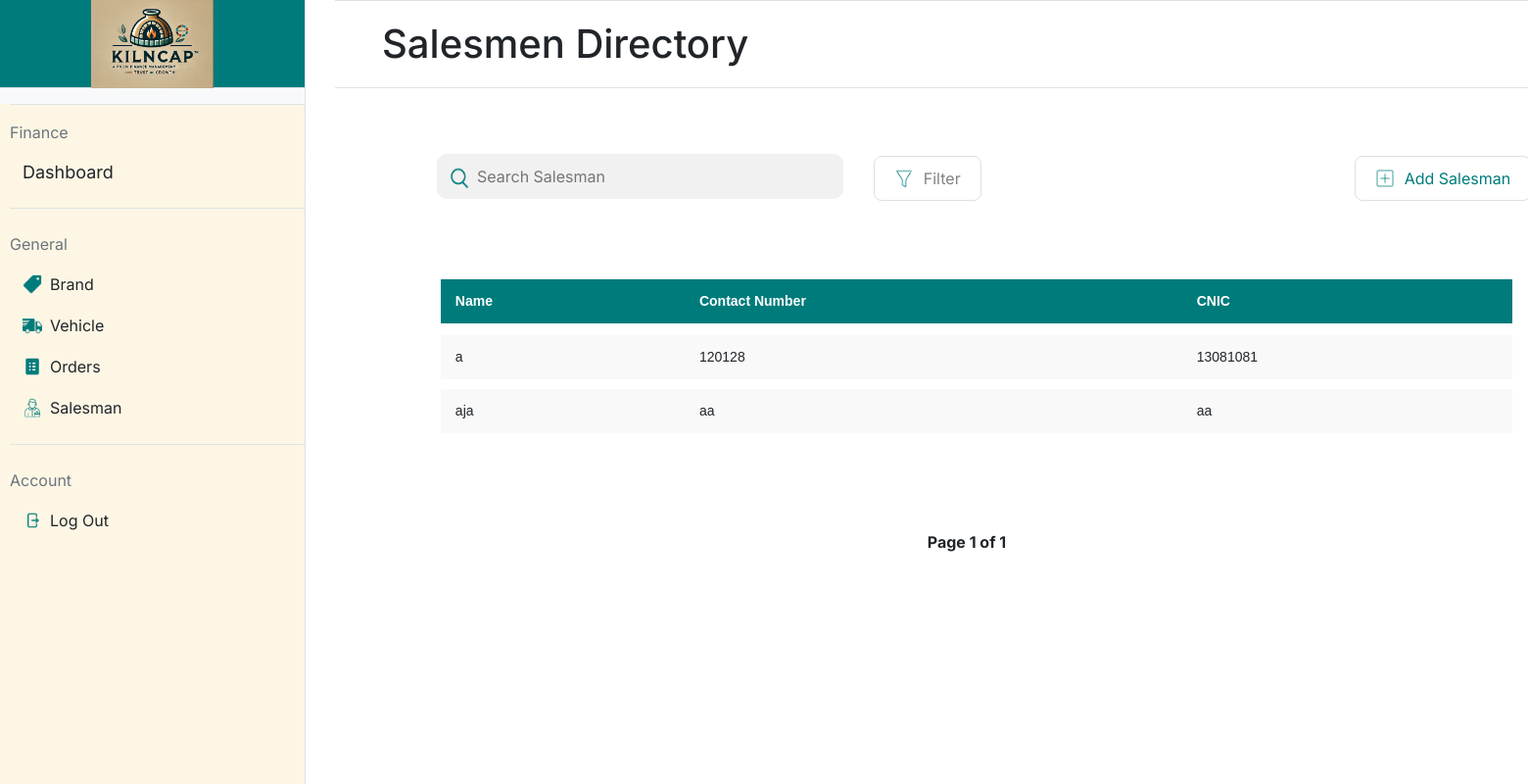
/salesman, run on an earlier commit of the app's database.
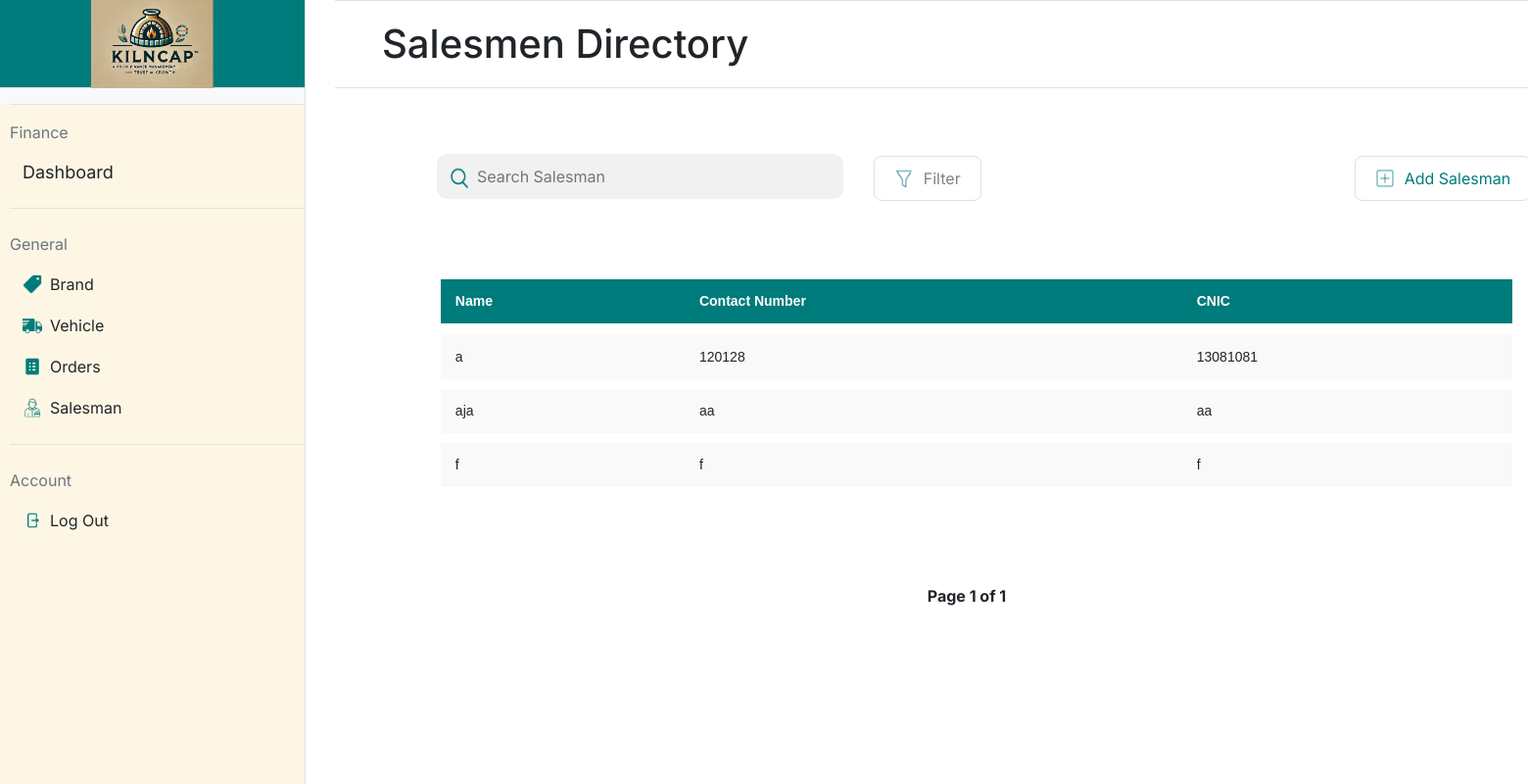
And on a later commit of the database.
### app.py (models this page shows, shortened)
class Salesman(db.Model):
    __tablename__ = 'salesmen'
    id = db.Column(db.Integer, primary_key=True)  # Salesman ID (Primary Key)
    name = db.Column(db.String(100), nullable=False)  # Salesman's name
    contact_no = db.Column(db.String(15), unique=True, nullable=False)  # Salesman's contact number
    cnic = db.Column(db.String(15), unique=True, nullable=False)  # Salesman's CNIC (Computerized National Identity Card)

### app.py (the view)
@app.route('/salesman', methods=['GET'])
def salesman():
    page = request.args.get('page', 1, type=int)  # Get the current page number from the URL query parameter
    per_page = 5  # Number of salesmen to display per page
    salesmen_paginated = Salesman.query.paginate(page=page, per_page=per_page)  # Query the salesmen with pagination
    return render_template('salesman.html', salesmen=salesmen_paginated.items, pagination=salesmen_paginated)

### templates/salesman.html (shortened to what this page needs)
{% extends "base.html" %}
{% block title %}
<link rel="stylesheet" href="static/salesman.css">
{% endblock %}
{% block mainheading %}
Salesmen Directory
{% endblock %}
{% block maincontent %}
<div>
    <table style="padding-left: 5.5%;">
        <form action="{{ url_for('salesman_list_buttons') }}" method="post">
            <td style="width:40%; padding-left: 85px;">
                <div style="position: relative; width: 100%;">
                    <img src="/static/icons/search-icon.png"
                         alt="Search Icon"
                         style="position: absolute; left: 7px; top: 60%; transform: translateY(-50%); width: 30px; height: 30px;">
                    <input type="text"
                           placeholder="Search Salesman"
                           style="width: 100%; padding-left: 40px;">
                </div>
            </td>
            <td style="width:10%; padding-left: 30px; padding-top:15px">
                <button class="styled-button" name="button"
                    value="filter_salesman">
                    <img src="/static/icons/filter-icon.png" alt="Icon"
                        class="button-icon">
                    Filter
                </button>
            </td>
            <td style="padding-left: 380px; padding-top:15px">
                <button class="styled-button" name="button"
                    value="add_salesman">
                    <img src="/static/icons/add-icon.png" alt="Icon"
                        class="button-icon">
                    <div style="color:#007B7B">Add Salesman</div>
                </button>
            </td>
        </form>
    </table>
    <div style="padding: 5.5%;">
        <table class="styled-table"
            style="padding-left: 20px; width: 100%; border-collapse: separate; border-spacing: 0 10px;">
            <thead>
                <tr>
                    <th>Name</th>
                    <th>Contact Number</th>
                    <th>CNIC</th>
                </tr>
            </thead>
            <tbody>
                {% for salesman in salesmen %}
                <tr
                    data-url="{{ url_for('salesman_details', salesman_id=salesman.id) }}"
                    onclick="redirectToDetails(this)" style="cursor: pointer;">
                    <td>{{ salesman.name }}</td>
                    <td>{{ salesman.contact_no }}</td>
                    <td>{{ salesman.cnic }}</td>
                </tr>
                {% endfor %}
            </tbody>
        </table>
    </div>
    <div class="pagination">
        <span>Page {{ pagination.page }} of {{ pagination.pages }}</span>
    </div>
</div>
{% endblock %}

What changed in the data, as far as the page shows it:
added Salesman: name "f", contact_no "f", cnic "f"
